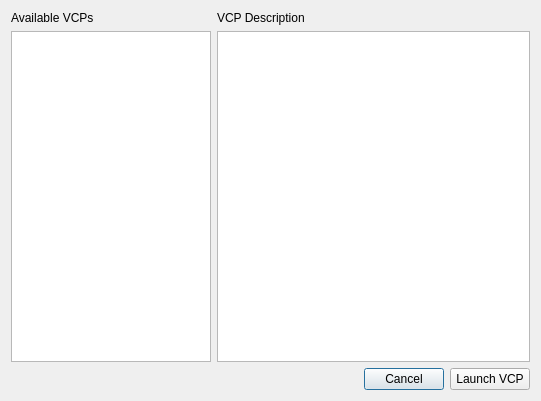
<?xml version="1.0" encoding="UTF-8"?>
<ui version="4.0">
 <class>Dialog</class>
 <widget class="QDialog" name="Dialog">
  <property name="geometry">
   <rect>
    <x>0</x>
    <y>0</y>
    <width>541</width>
    <height>401</height>
   </rect>
  </property>
  <property name="windowTitle">
   <string>Dialog</string>
  </property>
  <layout class="QVBoxLayout" name="verticalLayout_3">
   <item>
    <layout class="QHBoxLayout" name="horizontalLayout" stretch="0,0">
     <item>
      <layout class="QVBoxLayout" name="verticalLayout">
       <item>
        <widget class="QLabel" name="label">
         <property name="text">
          <string>Available VCPs</string>
         </property>
        </widget>
       </item>
       <item>
        <widget class="QTreeWidget" name="vcpTreeView">
         <property name="sizePolicy">
          <sizepolicy hsizetype="Fixed" vsizetype="Expanding">
           <horstretch>0</horstretch>
           <verstretch>0</verstretch>
          </sizepolicy>
         </property>
         <property name="minimumSize">
          <size>
           <width>200</width>
           <height>0</height>
          </size>
         </property>
         <property name="maximumSize">
          <size>
           <width>200</width>
           <height>16777215</height>
          </size>
         </property>
         <property name="headerHidden">
          <bool>true</bool>
         </property>
         <column>
          <property name="text">
           <string notr="true">1</string>
          </property>
         </column>
        </widget>
       </item>
      </layout>
     </item>
     <item>
      <layout class="QVBoxLayout" name="verticalLayout_2">
       <item>
        <widget class="QLabel" name="label_2">
         <property name="text">
          <string>VCP Description</string>
         </property>
        </widget>
       </item>
       <item>
        <widget class="QTextBrowser" name="vcpDescription"/>
       </item>
      </layout>
     </item>
    </layout>
   </item>
   <item>
    <layout class="QHBoxLayout" name="horizontalLayout_2">
     <item>
      <spacer name="horizontalSpacer">
       <property name="orientation">
        <enum>Qt::Horizontal</enum>
       </property>
       <property name="sizeHint" stdset="0">
        <size>
         <width>40</width>
         <height>20</height>
        </size>
       </property>
      </spacer>
     </item>
     <item>
      <widget class="QPushButton" name="cancelButton">
       <property name="text">
        <string>Cancel</string>
       </property>
      </widget>
     </item>
     <item>
      <widget class="QPushButton" name="launchVCPButton">
       <property name="text">
        <string>Launch VCP</string>
       </property>
      </widget>
     </item>
    </layout>
   </item>
  </layout>
 </widget>
 <resources/>
 <connections/>
</ui>
